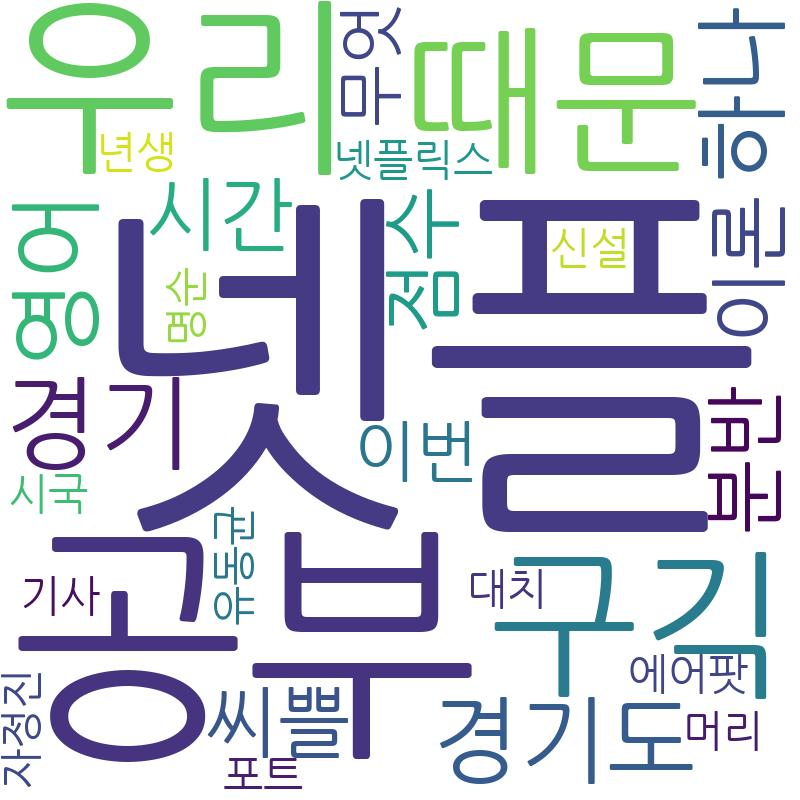

Python code for this plot:
from wordcloud import WordCloud
from everytimescrapping_main import login
word_counts=login()
print("scrapping finish")
wc = WordCloud(font_path=r'C:\Users\user\OneDrive\바탕 화면\python\web scraping project\everytimescrapping\NanumGothic.ttf',background_color='white',width=800,height=800)
wc_img = wc.generate_from_frequencies(word_counts)
wc_img.to_file('everytime_wordcloud.jpg')
print('finish')
